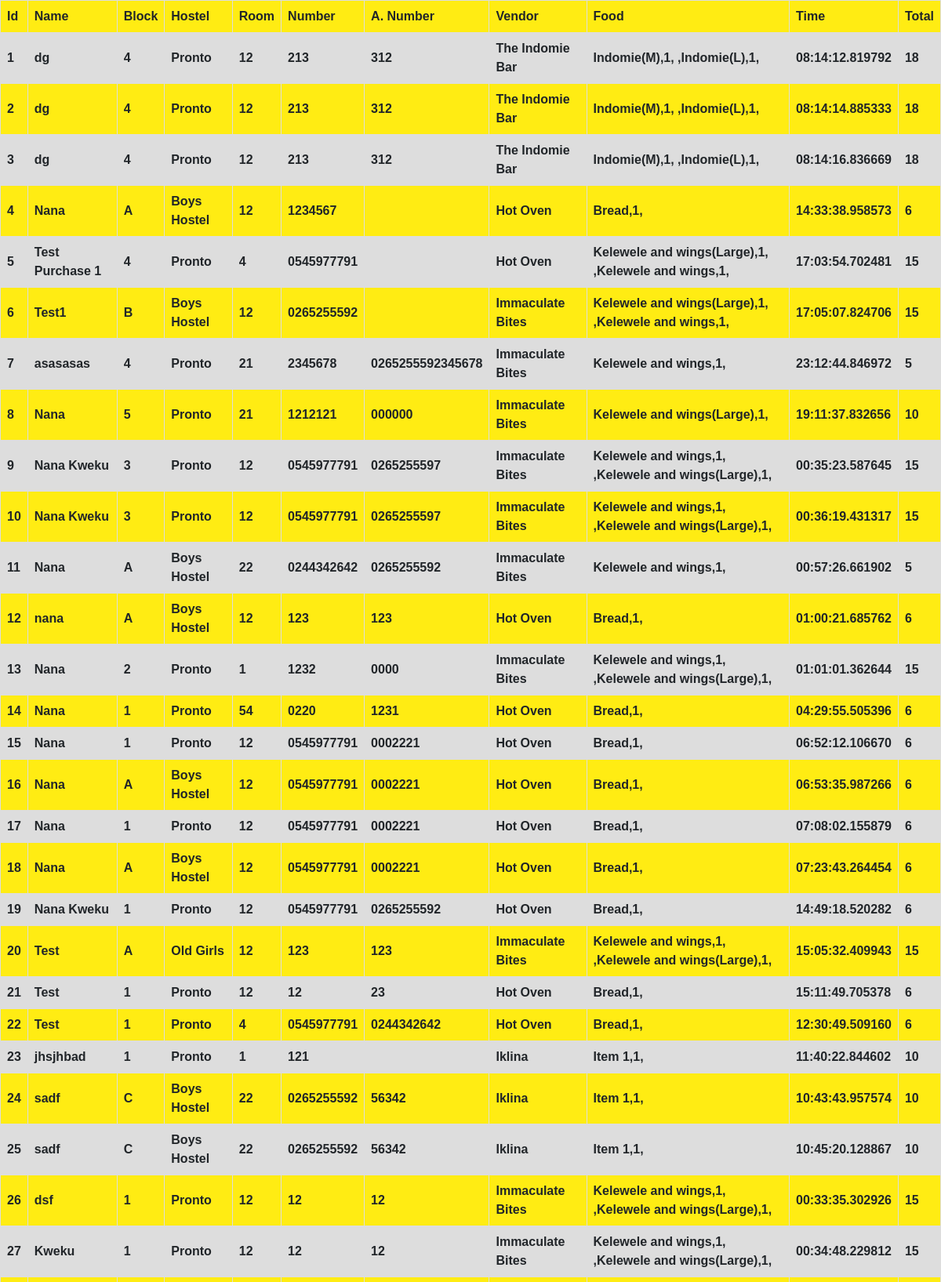
Page /chart (upper part) on the committed database.
### app.py (models this page shows, shortened)
class Order(db.Model):
    id = db.Column(db.Integer, primary_key=True)
    name = db.Column(db.String(200))
    room = db.Column(db.Integer)
    pNumber = db.Column(db.String(10))
    aNumber = db.Column(db.String(10))
    hostel = db.Column(db.String(100))
    food = db.Column(db.String(1000))
    quantity = db.Column(db.Integer)
    status = db.Column(db.Integer)
    block = db.Column(db.String(100))
    total = db.Column(db.String(10))
    date_created = db.Column(db.DateTime, default=datetime.utcnow)
    vendor = db.Column(db.String(50))

### app.py (the view)
@app.route('/chart', methods=['POST','GET'])
def masterchart():
    all_orders = Order.query.order_by(Order.date_created).all()
    return render_template('chart.html', all_orders=all_orders)

### templates/chart.html
{% extends 'base.html' %}
{% block head %}
<link rel="stylesheet" href="{{ url_for('static', filename='css/table.css')}}">
{% endblock %}
{% block body %}
<table>
    <tr>
        <th>Id</th>
        <th>Name</th>
        <th>Block</th>
        <th>Hostel</th>
        <th>Room</th>
        <th>Number</th>
        <th>A. Number</th>
        <th>Vendor</th>
        <th>Food</th>
        <th>Time</th>
        <th>Total</th>
    </tr>
    {% for order in all_orders %}
    <tr>
        <th>{{ order.id }}</th>
        <th>{{ order.name }}</th>
        <th>{{ order.block }}</th>
        <th>{{ order.hostel }}</th>
        <th>{{order.room}}</th>
        <th>{{order.pNumber}}</th>
        <th>{{order.aNumber}}</th>
        <th>{{order.vendor}}</th>
        <th>{{order.food}}</th>
        <th>{{order.date_created.time()}}</th>
        <th>{{order.total}}</th>
    </tr>
    {% endfor %}
    </table>
{% endblock %}

### templates/base.html (shortened to what this page needs)
<!DOCTYPE html>
    <head>
        <link rel="stylesheet" href="https://stackpath.bootstrapcdn.com/bootstrap/4.3.1/css/bootstrap.min.css">
        <link rel="stylesheet" href="{{ url_for('static',filename='css/style.css')}}">
        {% block head %}{% endblock %}
    </head>
    <body>
{% block body %}{% endblock %}
    </body>
</html>

### static/css/style.css (style rules this page uses)
* { box-sizing: border-box; }
body { background-color: #ffec13; margin:0; padding: 0; }

### static/css/table.css (style rules this page uses)
table { font-family: arial, sans-serif; border-collapse: collapse; width: 100%; }
td, th { border: 1px solid #dddddd; text-align: left; padding: 8px; }
tr:nth-child(even) { background-color: #dddddd; }

### rows in the picture
Order: id "1", name "dg", block "4", hostel "Pronto", room "12", pNumber "213", aNumber "312", vendor "The Indomie Bar", food "Indomie(M),1, ,Indomie(L),1,", date_created.time "08:14:12.819792", total "18"
Order: id "2", name "dg", block "4", hostel "Pronto", room "12", pNumber "213", aNumber "312", vendor "The Indomie Bar", food "Indomie(M),1, ,Indomie(L),1,", date_created.time "08:14:14.885333", total "18"
Order: id "3", name "dg", block "4", hostel "Pronto", room "12", pNumber "213", aNumber "312", vendor "The Indomie Bar", food "Indomie(M),1, ,Indomie(L),1,", date_created.time "08:14:16.836669", total "18"
Order: id "4", name "Nana", block "A", hostel "Boys Hostel", room "12", pNumber "1234567", vendor "Hot Oven", food "Bread,1,", date_created.time "14:33:38.958573", total "6"
Order: id "5", name "Test Purchase 1", block "4", hostel "Pronto", room "4", pNumber "0545977791", vendor "Hot Oven", food "Kelewele and wings(Large),1, ,Kelewele and wings,1,", date_created.time "17:03:54.702481", total "15"
Order: id "6", name "Test1", block "B", hostel "Boys Hostel", room "12", pNumber "0265255592", vendor "Immaculate Bites", food "Kelewele and wings(Large),1, ,Kelewele and wings,1,", date_created.time "17:05:07.824706", total "15"
Order: id "7", name "asasasas", block "4", hostel "Pronto", room "21", pNumber "2345678", aNumber "0265255592345678", vendor "Immaculate Bites", food "Kelewele and wings,1,", date_created.time "23:12:44.846972", total "5"
Order: id "8", name "Nana", block "5", hostel "Pronto", room "21", pNumber "1212121", aNumber "000000", vendor "Immaculate Bites", food "Kelewele and wings(Large),1,", date_created.time "19:11:37.832656", total "10"
Order: id "9", name "Nana Kweku", block "3", hostel "Pronto", room "12", pNumber "0545977791", aNumber "0265255597", vendor "Immaculate Bites", food "Kelewele and wings,1, ,Kelewele and wings(Large),1,", date_created.time "00:35:23.587645", total "15"
Order: id "10", name "Nana Kweku", block "3", hostel "Pronto", room "12", pNumber "0545977791", aNumber "0265255597", vendor "Immaculate Bites", food "Kelewele and wings,1, ,Kelewele and wings(Large),1,", date_created.time "00:36:19.431317", total "15"
Order: id "11", name "Nana", block "A", hostel "Boys Hostel", room "22", pNumber "0244342642", aNumber "0265255592", vendor "Immaculate Bites", food "Kelewele and wings,1,", date_created.time "00:57:26.661902", total "5"
Order: id "12", name "nana", block "A", hostel "Boys Hostel", room "12", pNumber "123", aNumber "123", vendor "Hot Oven", food "Bread,1,", date_created.time "01:00:21.685762", total "6"
Order: id "13", name "Nana", block "2", hostel "Pronto", room "1", pNumber "1232", aNumber "0000", vendor "Immaculate Bites", food "Kelewele and wings,1, ,Kelewele and wings(Large),1,", date_created.time "01:01:01.362644", total "15"
Order: id "14", name "Nana", block "1", hostel "Pronto", room "54", pNumber "0220", aNumber "1231", vendor "Hot Oven", food "Bread,1,", date_created.time "04:29:55.505396", total "6"
Order: id "15", name "Nana", block "1", hostel "Pronto", room "12", pNumber "0545977791", aNumber "0002221", vendor "Hot Oven", food "Bread,1,", date_created.time "06:52:12.106670", total "6"
Order: id "16", name "Nana", block "A", hostel "Boys Hostel", room "12", pNumber "0545977791", aNumber "0002221", vendor "Hot Oven", food "Bread,1,", date_created.time "06:53:35.987266", total "6"
Order: id "17", name "Nana", block "1", hostel "Pronto", room "12", pNumber "0545977791", aNumber "0002221", vendor "Hot Oven", food "Bread,1,", date_created.time "07:08:02.155879", total "6"
Order: id "18", name "Nana", block "A", hostel "Boys Hostel", room "12", pNumber "0545977791", aNumber "0002221", vendor "Hot Oven", food "Bread,1,", date_created.time "07:23:43.264454", total "6"
Order: id "19", name "Nana Kweku", block "1", hostel "Pronto", room "12", pNumber "0545977791", aNumber "0265255592", vendor "Hot Oven", food "Bread,1,", date_created.time "14:49:18.520282", total "6"
Order: id "20", name "Test", block "A", hostel "Old Girls", room "12", pNumber "123", aNumber "123", vendor "Immaculate Bites", food "Kelewele and wings,1, ,Kelewele and wings(Large),1,", date_created.time "15:05:32.409943", total "15"
Order: id "21", name "Test", block "1", hostel "Pronto", room "12", pNumber "12", aNumber "23", vendor "Hot Oven", food "Bread,1,", date_created.time "15:11:49.705378", total "6"
Order: id "22", name "Test", block "1", hostel "Pronto", room "4", pNumber "0545977791", aNumber "0244342642", vendor "Hot Oven", food "Bread,1,", date_created.time "12:30:49.509160", total "6"
Order: id "23", name "jhsjhbad", block "1", hostel "Pronto", room "1", pNumber "121", vendor "Iklina", food "Item 1,1,", date_created.time "11:40:22.844602", total "10"
Order: id "24", name "sadf", block "C", hostel "Boys Hostel", room "22", pNumber "0265255592", aNumber "56342", vendor "Iklina", food "Item 1,1,", date_created.time "10:43:43.957574", total "10"
Order: id "25", name "sadf", block "C", hostel "Boys Hostel", room "22", pNumber "0265255592", aNumber "56342", vendor "Iklina", food "Item 1,1,", date_created.time "10:45:20.128867", total "10"
Order: id "26", name "dsf", block "1", hostel "Pronto", room "12", pNumber "12", aNumber "12", vendor "Immaculate Bites", food "Kelewele and wings,1, ,Kelewele and wings(Large),1,", date_created.time "00:33:35.302926", total "15"
Order: id "27", name "Kweku", block "1", hostel "Pronto", room "12", pNumber "12", aNumber "12", vendor "Immaculate Bites", food "Kelewele and wings,1, ,Kelewele and wings(Large),1,", date_created.time "00:34:48.229812", total "15"
